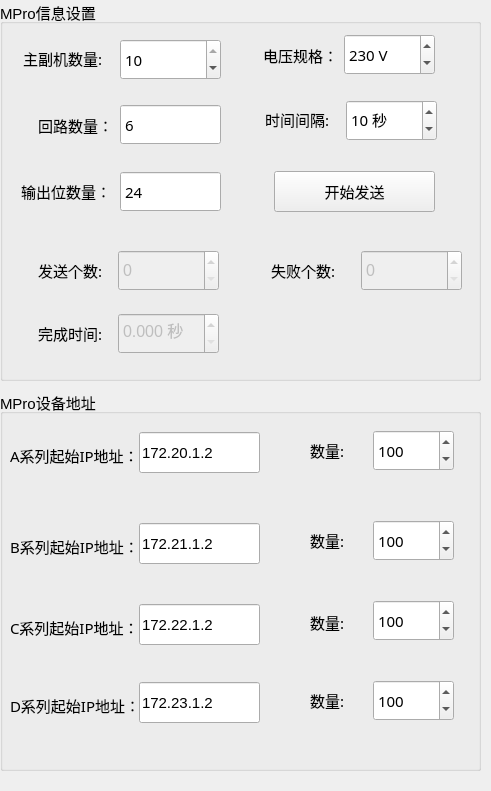
<?xml version="1.0" encoding="UTF-8"?>
<ui version="4.0">
 <class>mp_bulksend</class>
 <widget class="QWidget" name="mp_bulksend">
  <property name="geometry">
   <rect>
    <x>0</x>
    <y>0</y>
    <width>491</width>
    <height>791</height>
   </rect>
  </property>
  <property name="windowTitle">
   <string>Form</string>
  </property>
  <widget class="QGroupBox" name="groupBox_2">
   <property name="geometry">
    <rect>
     <x>0</x>
     <y>0</y>
     <width>481</width>
     <height>381</height>
    </rect>
   </property>
   <property name="font">
    <font>
     <pointsize>11</pointsize>
    </font>
   </property>
   <property name="title">
    <string>MPro信息设置</string>
   </property>
   <widget class="QSpinBox" name="machNum">
    <property name="geometry">
     <rect>
      <x>120</x>
      <y>39</y>
      <width>101</width>
      <height>41</height>
     </rect>
    </property>
    <property name="font">
     <font>
      <family>微软雅黑</family>
      <pointsize>11</pointsize>
     </font>
    </property>
    <property name="minimum">
     <number>1</number>
    </property>
    <property name="maximum">
     <number>10</number>
    </property>
    <property name="singleStep">
     <number>2</number>
    </property>
    <property name="value">
     <number>10</number>
    </property>
    <property name="displayIntegerBase">
     <number>10</number>
    </property>
   </widget>
   <widget class="QSpinBox" name="mp_timeInv">
    <property name="geometry">
     <rect>
      <x>346</x>
      <y>100</y>
      <width>91</width>
      <height>41</height>
     </rect>
    </property>
    <property name="font">
     <font>
      <family>微软雅黑</family>
      <pointsize>11</pointsize>
     </font>
    </property>
    <property name="suffix">
     <string> 秒</string>
    </property>
    <property name="minimum">
     <number>5</number>
    </property>
    <property name="maximum">
     <number>500</number>
    </property>
    <property name="singleStep">
     <number>2</number>
    </property>
    <property name="value">
     <number>10</number>
    </property>
    <property name="displayIntegerBase">
     <number>10</number>
    </property>
   </widget>
   <widget class="QLabel" name="label_9">
    <property name="geometry">
     <rect>
      <x>23</x>
      <y>43</y>
      <width>81</width>
      <height>31</height>
     </rect>
    </property>
    <property name="font">
     <font>
      <family>微软雅黑</family>
      <pointsize>11</pointsize>
     </font>
    </property>
    <property name="text">
     <string>主副机数量:</string>
    </property>
   </widget>
   <widget class="QLabel" name="label_10">
    <property name="geometry">
     <rect>
      <x>265</x>
      <y>104</y>
      <width>71</width>
      <height>31</height>
     </rect>
    </property>
    <property name="font">
     <font>
      <family>微软雅黑</family>
      <pointsize>11</pointsize>
     </font>
    </property>
    <property name="text">
     <string>时间间隔:</string>
    </property>
   </widget>
   <widget class="QLabel" name="label_11">
    <property name="geometry">
     <rect>
      <x>263</x>
      <y>40</y>
      <width>71</width>
      <height>31</height>
     </rect>
    </property>
    <property name="font">
     <font>
      <family>微软雅黑</family>
      <pointsize>11</pointsize>
     </font>
    </property>
    <property name="text">
     <string>电压规格：</string>
    </property>
   </widget>
   <widget class="QPushButton" name="mpSendBtn">
    <property name="geometry">
     <rect>
      <x>274</x>
      <y>171</y>
      <width>161</width>
      <height>41</height>
     </rect>
    </property>
    <property name="font">
     <font>
      <pointsize>11</pointsize>
     </font>
    </property>
    <property name="text">
     <string>开始发送</string>
    </property>
   </widget>
   <widget class="QSpinBox" name="volCap">
    <property name="geometry">
     <rect>
      <x>344</x>
      <y>34</y>
      <width>91</width>
      <height>41</height>
     </rect>
    </property>
    <property name="font">
     <font>
      <family>微软雅黑</family>
      <pointsize>11</pointsize>
     </font>
    </property>
    <property name="suffix">
     <string> V</string>
    </property>
    <property name="prefix">
     <string/>
    </property>
    <property name="minimum">
     <number>200</number>
    </property>
    <property name="maximum">
     <number>500</number>
    </property>
    <property name="singleStep">
     <number>2</number>
    </property>
    <property name="value">
     <number>230</number>
    </property>
    <property name="displayIntegerBase">
     <number>10</number>
    </property>
   </widget>
   <widget class="QLabel" name="label_12">
    <property name="geometry">
     <rect>
      <x>38</x>
      <y>110</y>
      <width>71</width>
      <height>31</height>
     </rect>
    </property>
    <property name="font">
     <font>
      <family>微软雅黑</family>
      <pointsize>11</pointsize>
     </font>
    </property>
    <property name="text">
     <string>回路数量：</string>
    </property>
   </widget>
   <widget class="QSpinBox" name="cirNum">
    <property name="geometry">
     <rect>
      <x>120</x>
      <y>104</y>
      <width>101</width>
      <height>41</height>
     </rect>
    </property>
    <property name="font">
     <font>
      <family>微软雅黑</family>
      <pointsize>11</pointsize>
     </font>
    </property>
    <property name="buttonSymbols">
     <enum>QAbstractSpinBox::NoButtons</enum>
    </property>
    <property name="suffix">
     <string/>
    </property>
    <property name="prefix">
     <string/>
    </property>
    <property name="minimum">
     <number>1</number>
    </property>
    <property name="maximum">
     <number>32</number>
    </property>
    <property name="singleStep">
     <number>2</number>
    </property>
    <property name="stepType">
     <enum>QAbstractSpinBox::AdaptiveDecimalStepType</enum>
    </property>
    <property name="value">
     <number>6</number>
    </property>
    <property name="displayIntegerBase">
     <number>10</number>
    </property>
   </widget>
   <widget class="QLabel" name="label_13">
    <property name="geometry">
     <rect>
      <x>21</x>
      <y>176</y>
      <width>91</width>
      <height>31</height>
     </rect>
    </property>
    <property name="font">
     <font>
      <family>微软雅黑</family>
      <pointsize>11</pointsize>
     </font>
    </property>
    <property name="text">
     <string>输出位数量：</string>
    </property>
   </widget>
   <widget class="QSpinBox" name="bitNum">
    <property name="geometry">
     <rect>
      <x>120</x>
      <y>171</y>
      <width>101</width>
      <height>41</height>
     </rect>
    </property>
    <property name="font">
     <font>
      <family>微软雅黑</family>
      <pointsize>11</pointsize>
     </font>
    </property>
    <property name="buttonSymbols">
     <enum>QAbstractSpinBox::NoButtons</enum>
    </property>
    <property name="suffix">
     <string/>
    </property>
    <property name="prefix">
     <string/>
    </property>
    <property name="minimum">
     <number>8</number>
    </property>
    <property name="maximum">
     <number>48</number>
    </property>
    <property name="singleStep">
     <number>2</number>
    </property>
    <property name="stepType">
     <enum>QAbstractSpinBox::AdaptiveDecimalStepType</enum>
    </property>
    <property name="value">
     <number>24</number>
    </property>
    <property name="displayIntegerBase">
     <number>10</number>
    </property>
   </widget>
   <widget class="QLabel" name="label_18">
    <property name="geometry">
     <rect>
      <x>271</x>
      <y>260</y>
      <width>81</width>
      <height>21</height>
     </rect>
    </property>
    <property name="font">
     <font>
      <family>微软雅黑</family>
      <pointsize>11</pointsize>
     </font>
    </property>
    <property name="text">
     <string>失败个数:</string>
    </property>
   </widget>
   <widget class="QSpinBox" name="MproNum">
    <property name="enabled">
     <bool>false</bool>
    </property>
    <property name="geometry">
     <rect>
      <x>118</x>
      <y>250</y>
      <width>101</width>
      <height>41</height>
     </rect>
    </property>
    <property name="font">
     <font>
      <pointsize>12</pointsize>
     </font>
    </property>
    <property name="maximum">
     <number>100000</number>
    </property>
   </widget>
   <widget class="QLabel" name="label_19">
    <property name="geometry">
     <rect>
      <x>38</x>
      <y>260</y>
      <width>81</width>
      <height>21</height>
     </rect>
    </property>
    <property name="font">
     <font>
      <family>微软雅黑</family>
      <pointsize>11</pointsize>
     </font>
    </property>
    <property name="text">
     <string>发送个数:</string>
    </property>
   </widget>
   <widget class="QDoubleSpinBox" name="MproTime">
    <property name="enabled">
     <bool>false</bool>
    </property>
    <property name="geometry">
     <rect>
      <x>118</x>
      <y>313</y>
      <width>101</width>
      <height>41</height>
     </rect>
    </property>
    <property name="font">
     <font>
      <pointsize>12</pointsize>
     </font>
    </property>
    <property name="prefix">
     <string/>
    </property>
    <property name="suffix">
     <string> 秒</string>
    </property>
    <property name="decimals">
     <number>3</number>
    </property>
   </widget>
   <widget class="QSpinBox" name="MproErNum">
    <property name="enabled">
     <bool>false</bool>
    </property>
    <property name="geometry">
     <rect>
      <x>361</x>
      <y>250</y>
      <width>101</width>
      <height>41</height>
     </rect>
    </property>
    <property name="font">
     <font>
      <pointsize>12</pointsize>
     </font>
    </property>
    <property name="maximum">
     <number>100000</number>
    </property>
   </widget>
   <widget class="QLabel" name="label_20">
    <property name="geometry">
     <rect>
      <x>38</x>
      <y>323</y>
      <width>81</width>
      <height>21</height>
     </rect>
    </property>
    <property name="font">
     <font>
      <family>微软雅黑</family>
      <pointsize>11</pointsize>
     </font>
    </property>
    <property name="text">
     <string>完成时间:</string>
    </property>
   </widget>
  </widget>
  <widget class="QGroupBox" name="groupBox">
   <property name="geometry">
    <rect>
     <x>0</x>
     <y>390</y>
     <width>481</width>
     <height>381</height>
    </rect>
   </property>
   <property name="font">
    <font>
     <pointsize>11</pointsize>
    </font>
   </property>
   <property name="title">
    <string>MPro设备地址</string>
   </property>
   <widget class="QLabel" name="label_4">
    <property name="geometry">
     <rect>
      <x>10</x>
      <y>45</y>
      <width>131</width>
      <height>41</height>
     </rect>
    </property>
    <property name="font">
     <font>
      <family>微软雅黑</family>
      <pointsize>11</pointsize>
     </font>
    </property>
    <property name="text">
     <string>A系列起始IP地址：</string>
    </property>
   </widget>
   <widget class="QLineEdit" name="AdevIp">
    <property name="geometry">
     <rect>
      <x>139</x>
      <y>42</y>
      <width>121</width>
      <height>41</height>
     </rect>
    </property>
    <property name="font">
     <font>
      <pointsize>11</pointsize>
     </font>
    </property>
    <property name="text">
     <string>172.20.1.2</string>
    </property>
   </widget>
   <widget class="QLabel" name="label_7">
    <property name="geometry">
     <rect>
      <x>310</x>
      <y>45</y>
      <width>61</width>
      <height>31</height>
     </rect>
    </property>
    <property name="font">
     <font>
      <family>微软雅黑</family>
      <pointsize>11</pointsize>
     </font>
    </property>
    <property name="text">
     <string>数量:</string>
    </property>
   </widget>
   <widget class="QSpinBox" name="AsendNum">
    <property name="geometry">
     <rect>
      <x>373</x>
      <y>40</y>
      <width>81</width>
      <height>41</height>
     </rect>
    </property>
    <property name="font">
     <font>
      <family>微软雅黑</family>
      <pointsize>11</pointsize>
     </font>
    </property>
    <property name="minimum">
     <number>1</number>
    </property>
    <property name="maximum">
     <number>1000</number>
    </property>
    <property name="singleStep">
     <number>10</number>
    </property>
    <property name="value">
     <number>100</number>
    </property>
    <property name="displayIntegerBase">
     <number>10</number>
    </property>
   </widget>
   <widget class="QSpinBox" name="BsendNum">
    <property name="geometry">
     <rect>
      <x>373</x>
      <y>130</y>
      <width>81</width>
      <height>41</height>
     </rect>
    </property>
    <property name="font">
     <font>
      <family>微软雅黑</family>
      <pointsize>11</pointsize>
     </font>
    </property>
    <property name="minimum">
     <number>1</number>
    </property>
    <property name="maximum">
     <number>1000</number>
    </property>
    <property name="singleStep">
     <number>10</number>
    </property>
    <property name="value">
     <number>100</number>
    </property>
    <property name="displayIntegerBase">
     <number>10</number>
    </property>
   </widget>
   <widget class="QLabel" name="label_5">
    <property name="geometry">
     <rect>
      <x>10</x>
      <y>136</y>
      <width>131</width>
      <height>41</height>
     </rect>
    </property>
    <property name="font">
     <font>
      <family>微软雅黑</family>
      <pointsize>11</pointsize>
     </font>
    </property>
    <property name="text">
     <string>B系列起始IP地址：</string>
    </property>
   </widget>
   <widget class="QLineEdit" name="BdevIp">
    <property name="geometry">
     <rect>
      <x>139</x>
      <y>133</y>
      <width>121</width>
      <height>41</height>
     </rect>
    </property>
    <property name="font">
     <font>
      <pointsize>11</pointsize>
     </font>
    </property>
    <property name="text">
     <string>172.21.1.2</string>
    </property>
   </widget>
   <widget class="QLabel" name="label_8">
    <property name="geometry">
     <rect>
      <x>310</x>
      <y>135</y>
      <width>51</width>
      <height>31</height>
     </rect>
    </property>
    <property name="font">
     <font>
      <family>微软雅黑</family>
      <pointsize>11</pointsize>
     </font>
    </property>
    <property name="text">
     <string>数量:</string>
    </property>
   </widget>
   <widget class="QSpinBox" name="CsendNum">
    <property name="geometry">
     <rect>
      <x>373</x>
      <y>210</y>
      <width>81</width>
      <height>41</height>
     </rect>
    </property>
    <property name="font">
     <font>
      <family>微软雅黑</family>
      <pointsize>11</pointsize>
     </font>
    </property>
    <property name="minimum">
     <number>1</number>
    </property>
    <property name="maximum">
     <number>1000</number>
    </property>
    <property name="singleStep">
     <number>10</number>
    </property>
    <property name="value">
     <number>100</number>
    </property>
    <property name="displayIntegerBase">
     <number>10</number>
    </property>
   </widget>
   <widget class="QLabel" name="label_6">
    <property name="geometry">
     <rect>
      <x>10</x>
      <y>217</y>
      <width>131</width>
      <height>41</height>
     </rect>
    </property>
    <property name="font">
     <font>
      <family>微软雅黑</family>
      <pointsize>11</pointsize>
     </font>
    </property>
    <property name="text">
     <string>C系列起始IP地址：</string>
    </property>
   </widget>
   <widget class="QLineEdit" name="CdevIp">
    <property name="geometry">
     <rect>
      <x>139</x>
      <y>214</y>
      <width>121</width>
      <height>41</height>
     </rect>
    </property>
    <property name="font">
     <font>
      <pointsize>11</pointsize>
     </font>
    </property>
    <property name="text">
     <string>172.22.1.2</string>
    </property>
   </widget>
   <widget class="QLabel" name="label_14">
    <property name="geometry">
     <rect>
      <x>310</x>
      <y>217</y>
      <width>51</width>
      <height>31</height>
     </rect>
    </property>
    <property name="font">
     <font>
      <family>微软雅黑</family>
      <pointsize>11</pointsize>
     </font>
    </property>
    <property name="text">
     <string>数量:</string>
    </property>
   </widget>
   <widget class="QSpinBox" name="DsendNum">
    <property name="geometry">
     <rect>
      <x>373</x>
      <y>290</y>
      <width>81</width>
      <height>41</height>
     </rect>
    </property>
    <property name="font">
     <font>
      <family>微软雅黑</family>
      <pointsize>11</pointsize>
     </font>
    </property>
    <property name="minimum">
     <number>1</number>
    </property>
    <property name="maximum">
     <number>1000</number>
    </property>
    <property name="singleStep">
     <number>10</number>
    </property>
    <property name="value">
     <number>100</number>
    </property>
    <property name="displayIntegerBase">
     <number>10</number>
    </property>
   </widget>
   <widget class="QLabel" name="label_15">
    <property name="geometry">
     <rect>
      <x>10</x>
      <y>295</y>
      <width>131</width>
      <height>41</height>
     </rect>
    </property>
    <property name="font">
     <font>
      <family>微软雅黑</family>
      <pointsize>11</pointsize>
     </font>
    </property>
    <property name="text">
     <string>D系列起始IP地址：</string>
    </property>
   </widget>
   <widget class="QLineEdit" name="DdevIp">
    <property name="geometry">
     <rect>
      <x>139</x>
      <y>292</y>
      <width>121</width>
      <height>41</height>
     </rect>
    </property>
    <property name="font">
     <font>
      <pointsize>11</pointsize>
     </font>
    </property>
    <property name="text">
     <string>172.23.1.2</string>
    </property>
   </widget>
   <widget class="QLabel" name="label_16">
    <property name="geometry">
     <rect>
      <x>310</x>
      <y>295</y>
      <width>41</width>
      <height>31</height>
     </rect>
    </property>
    <property name="font">
     <font>
      <family>微软雅黑</family>
      <pointsize>11</pointsize>
     </font>
    </property>
    <property name="text">
     <string>数量:</string>
    </property>
   </widget>
  </widget>
 </widget>
 <resources/>
 <connections/>
</ui>
